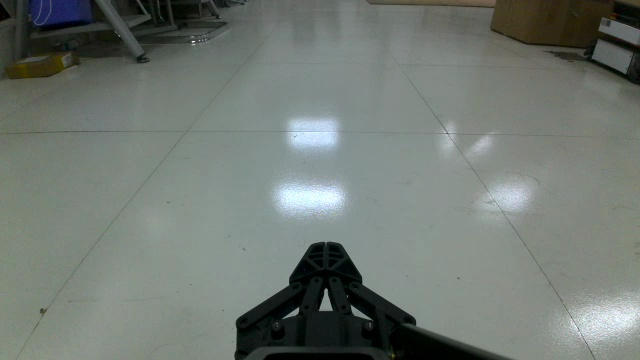
#> input picture results/patrol/loop_24_1.jpg, 640 x 360 px
$ python demo_calibration_photos.py
#> lines starting #> are read from the running program, lines starting #| are printed output that depends on the picture
#!/usr/bin/env python3
"""拍照标定过程演示（回放真机 9 张 pilot，或 --synthetic 用合成点）。

过程：逐张显示照片 → 十字准星移到物体底部接触点 → “拍照” → 记录距离 →
右侧累计样本并实时拟合 Z=a/(v-y_h) → 最后给出 A/B/C 对比。

输出 results/calibration_demo/：
  photo_calibration_demo.gif   逐张过程动画
  photo_calibration_demo.mp4   同样内容的视频（若 OpenCV 编码可用）
  photo_calibration_demo.json  演示数据源/参数

用法:
  ai312/bin/python scripts/demo_calibration_photos.py            # 真机 9 张 pilot 回放
  ai312/bin/python scripts/demo_calibration_photos.py --synthetic # 纯合成演示
  ai312/bin/python scripts/demo_calibration_photos.py --open      # 生成后打开 GIF
"""
import argparse
import csv
import io
import json
import math
import os
import subprocess

import numpy as np
from PIL import Image
import matplotlib
matplotlib.use("Agg")
import matplotlib.pyplot as plt
from matplotlib import font_manager
from matplotlib.patches import Rectangle

ROOT = os.path.dirname(os.path.dirname(os.path.abspath(__file__)))
FONT = "/System/Library/Fonts/Hiragino Sans GB.ttc"
plt.rcParams["font.family"] = "Hiragino Sans GB"
plt.rcParams["axes.unicode_minus"] = False


def fp(size):
    return font_manager.FontProperties(fname=FONT, size=size)


def fit_row(v, z, h):
    best = None
    for yh in np.arange(-3.0 * h, 2.0 * h, 1.0):
        den = v - yh
        if np.any(np.abs(den) < 1e-6):
            continue
        r = 1.0 / den
        a = float((z * r).sum() / (r * r).sum())
        if a <= 0:
            continue
        rmse = float(np.sqrt(np.mean((a * r - z) ** 2)))
        if best is None or rmse < best[0]:
            best = (rmse, a, float(yh))
    return (best[1], best[2]) if best else (None, None)


def absrel(z, gt):
    z, gt = np.asarray(z, float), np.asarray(gt, float)
    ok = (z > 0) & np.isfinite(z)
    return float(np.mean(np.abs(z[ok] - gt[ok]) / gt[ok])) if ok.any() else None


def load_points(args):
    if not args.synthetic:
        csv_path = os.path.join(ROOT, "data", "ep_ranging", "measurements.csv")
        img_dir = os.path.join(ROOT, "data", "ep_ranging", "images")
        rows = []
        if os.path.exists(csv_path):
            for r in csv.DictReader(open(csv_path, encoding="utf-8")):
                try:
                    u, v = float(r["u_px"]), float(r["v_px"])
                    z = float(r["distance_m"])
                except (KeyError, ValueError):
                    continue
                p = os.path.join(img_dir, r["file"])
                if z > 0 and os.path.exists(p):
                    rows.append({"img": p, "u": u, "v": v, "z": z,
                                 "object": r.get("object", ""), "file": r["file"]})
        if rows:
            rows.sort(key=lambda x: x["file"])
            if not args.all:
                rows = rows[:9]  # 默认只用固定姿态的正式 9 张
            rows.sort(key=lambda x: (round(x["z"], 2), x["object"]))
            return rows, "real", f"真机 {len(rows)} 张 pilot 回放"

    # 合成：用一张 EP 实拍当背景，按地面模型生成 12 个点
    bg = os.path.join(ROOT, "results", "patrol", "loop_24_1.jpg")
    rng = np.random.default_rng(11)
    rows = []
    for k, z0 in enumerate([0.6, 1.2, 1.8, 2.4]):
        for j in range(3):
            z = z0 * (1 + rng.normal(0, 0.01))
            v = -12 + 90.0 / z + rng.normal(0, 1.2)
            u = 320 + rng.normal(0, 25)
            rows.append({"img": bg, "u": u, "v": v, "z": z,
                         "object": ["水瓶", "盒子", "收纳包"][j], "file": "synthetic"})
    rows.sort(key=lambda x: (round(x["z"], 2), x["object"]))
    return rows, "synthetic", "合成演示（不是真机结果）"


def render_frame(row, idx, total, samples, clicked, cross, source_label, final=False, flash=False):
    fig = plt.figure(figsize=(16, 9), facecolor="#0f141b")
    ax = fig.add_axes([0.015, 0.09, 0.58, 0.82]); ax.set_facecolor("#0f141b")
    img = np.asarray(Image.open(row["img"]).convert("RGB"))
    h, w = img.shape[:2]
    ax.imshow(img); ax.set_xlim(0, w); ax.set_ylim(h, 0); ax.axis("off")
    if flash:
        ax.add_patch(Rectangle((0, 0), w, h, facecolor="white", alpha=0.35))
        ax.text(w / 2, h / 2, f"拍照 · 记录真实距离 {row['z']:.2f}m", ha="center", va="center",
                color="#111", fontproperties=fp(22),
                bbox={"facecolor": "white", "edgecolor": "none", "pad": 8, "alpha": 0.9})

    # 照片标题 + 提示
    ax.text(10, 24, f"第 {idx+1}/{total} 张 · {row['object']} · 真实距离 {row['z']:.2f}m",
            color="white", fontproperties=fp(17),
            bbox={"facecolor": (0, 0, 0, 0.65), "edgecolor": "none", "pad": 4})
    tip = ("标定完成：已记录全部样本" if final else
           "已记录接触点" if clicked else "点击物体最底部与地面接触的那一点")
    ax.text(10, h - 12, tip,
            color="#66d9ff" if not clicked else "#00e0a4", fontproperties=fp(14),
            bbox={"facecolor": (0, 0, 0, 0.6), "edgecolor": "none", "pad": 3})

    # 十字准星 / 点击点
    if cross is not None:
        cx, cy = cross
        ax.plot([cx], [cy], marker="+", markersize=28, markeredgewidth=2,
                color="#ffd166")
    if clicked:
        ax.scatter([row["u"]], [row["v"]], s=130, facecolors="none",
                   edgecolors="#ff5c5c", linewidths=2.5)
        ax.annotate(f"({row['u']:.0f},{row['v']:.0f})", (row["u"], row["v"]),
                    xytext=(12, 18), textcoords="offset points",
                    color="#ff5c5c", fontproperties=fp(12),
                    bbox={"facecolor": (0, 0, 0, 0.55), "edgecolor": "none", "pad": 2})

    # 右侧：累计样本 + 拟合
    ax2 = fig.add_axes([0.63, 0.13, 0.35, 0.75]); ax2.set_facecolor("#0f141b")
    if samples:
        vs = np.array([p["v"] for p in samples]); zs = np.array([p["z"] for p in samples])
        ax2.scatter(vs, zs, s=45, c="#66d9ff", zorder=3, label=f"已采样 {len(samples)} 点")
        if len(samples) >= 5:
            a, yh = fit_row(vs, zs, h)
            if a:
                vv = np.linspace(5, 175, 300)
                ax2.plot(vv, a / (vv - yh), c="#00e0a4", lw=2.5,
                         label=f"B: Z={a:.1f}/(v-({yh:.1f}))")
                pred = a / (vs - yh)
                er = absrel(pred, zs)
                ax2.text(0.03, 0.06, f"累计拟合 AbsRel {er*100:.2f}%",
                         transform=ax2.transAxes, color="#00e0a4", fontproperties=fp(13))
    ax2.axvspan(0, 180, color="#ff5c5c", alpha=0.06)
    ax2.axvline(180, color="#ff5c5c", ls="--", lw=1)
    ax2.text(8, 2.9, "A 固定针孔：\nv<180 全部无定义", color="#ff6b6b",
             fontproperties=fp(11), va="top")
    ax2.set_xlim(0, 190); ax2.set_ylim(0, 3.0)
    ax2.set_xlabel("接触点行号 v (px)", color="#ddd", fontproperties=fp(12))
    ax2.set_ylabel("真实距离 Z (m)", color="#ddd", fontproperties=fp(12))
    ax2.tick_params(colors="#aaa"); ax2.grid(alpha=0.15)
    if samples:
        ax2.legend(prop=fp(11), facecolor="#1b2028", labelcolor="white", loc="upper right")
    ax2.set_title("标定过程：采样 → 拟合", color="white", fontproperties=fp(16))


    title = (f"标定完成 · 真机 held-out B 3.04% / C 3.21% · {source_label}"
             if final else f"拍照标定过程演示 · {source_label} · 回放，不是新采集")
    fig.suptitle(title, color="#ffb347", fontproperties=fp(19), y=0.975)
    fig.text(0.5, 0.02, "演示用途；真机标定结果见 results/ep_ranging_eval.md",
             ha="center", color="#ffb347", fontproperties=fp(11))
    buf = io.BytesIO()
    fig.savefig(buf, format="png", dpi=100, facecolor=fig.get_facecolor(), bbox_inches="tight")
    plt.close(fig)
    buf.seek(0)
    return Image.open(buf).convert("RGB")


def main():
    ap = argparse.ArgumentParser()
    ap.add_argument("--out", default=os.path.join(ROOT, "results", "calibration_demo"))
    ap.add_argument("--synthetic", action="store_true")
    ap.add_argument("--open", action="store_true")
    ap.add_argument("--all", action="store_true", help="使用 CSV 里全部照片（默认只用正式 9 张）")
    args = ap.parse_args()
    os.makedirs(args.out, exist_ok=True)
    rows, source, label = load_points(args)
    if not rows:
        raise SystemExit("没有可用照片/点；先采 9 张或加 --synthetic")

    frames, durs = [], []
    samples = []
    total = len(rows)
    for i, row in enumerate(rows):
        h = Image.open(row["img"]).height
#> h = 360
        # 准星从画面上部移到底部接触点
        for t in (0.0, 0.45, 0.8):
            cx = row["u"]
            cy = (h * 0.45) * (1 - t) + row["v"] * t
#> cy = 162
            frames.append(render_frame(row, i, total, samples, False, (cx, cy), label))
#> in render_frame, img is the input picture: shape (360, 640, 3); mean R, G, B 112.7, 120.5, 114.5
#> in render_frame, `fig.savefig(buf, format="png", dpi=100, facecolor=fig.get_facecolor(),..`:
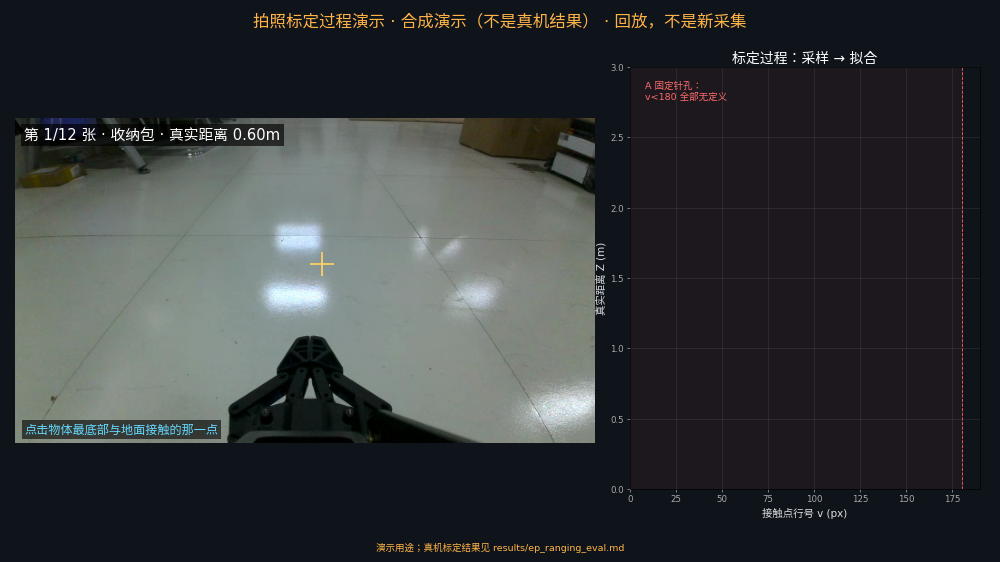
#> figure drawn by matplotlib, 2 panels
#> in render_frame, `return Image.open(buf).convert("RGB")`:
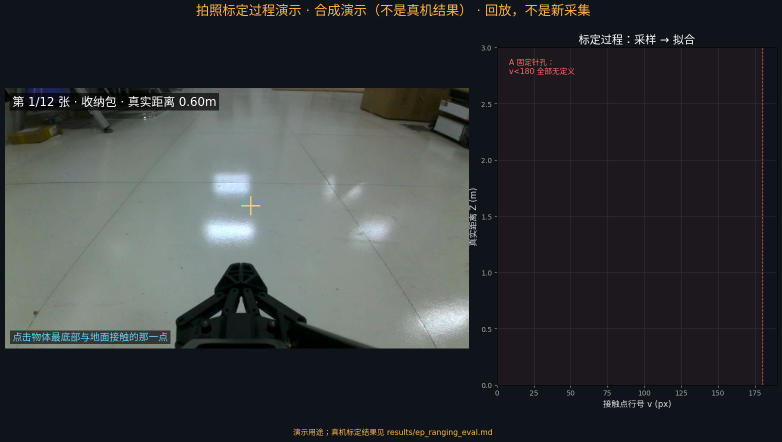
#> returned value: PIL image 1563x883 RGB (shown at 1/2 size); mean R, G, B 54.4, 57.3, 58.9
            durs.append(350)
        # 拍照闪光 + 点击
        frames.append(render_frame(row, i, total, samples, False, (row["u"], row["v"]), label))
        durs.append(300)
        frames.append(render_frame(row, i, total, samples, False, None, label, flash=True))
#> in render_frame (call 5), `fig.savefig(buf, format="png", dpi=100, facecolor=fig.get_facecolor(),..`:
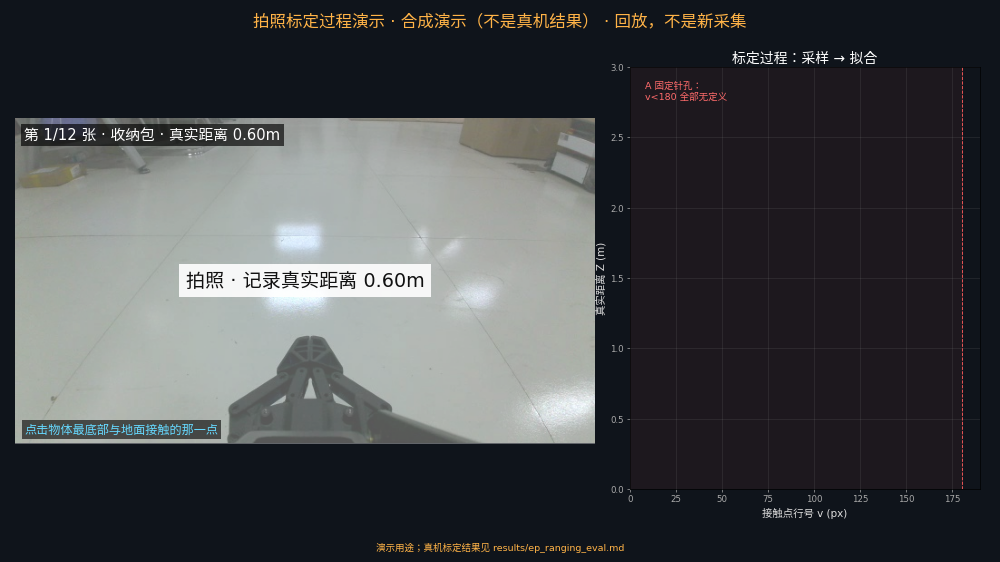
#> figure drawn by matplotlib, 2 panels
#> in render_frame (call 5), `return Image.open(buf).convert("RGB")`:
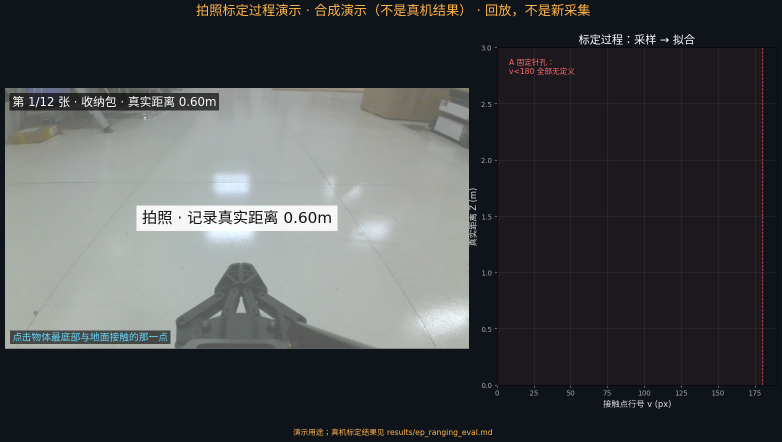
#> returned value: PIL image 1563x883 RGB (shown at 1/2 size); mean R, G, B 71.4, 73.3, 75.7
        durs.append(300)
        samples.append(row)
        frames.append(render_frame(row, i, total, samples, True, None, label))
        durs.append(650)

    # 收尾：全部样本 + 拟合
    final = render_frame(rows[-1], total - 1, total, samples, False, None, label, final=True)
    frames.append(final); durs.append(2200)

    gif = os.path.join(args.out, "photo_calibration_demo.gif")
    frames[0].save(gif, save_all=True, append_images=frames[1:], duration=durs, loop=0,
                   optimize=True)

    # 可选 mp4（OpenCV 编码）
    mp4 = os.path.join(args.out, "photo_calibration_demo.mp4")
    try:
        import cv2
        w, h = frames[0].size
        writer = cv2.VideoWriter(mp4, cv2.VideoWriter_fourcc(*"mp4v"), 2.5, (w, h))
        for im in frames:
            writer.write(cv2.cvtColor(np.asarray(im), cv2.COLOR_RGB2BGR))
        writer.release()
    except Exception:
        mp4 = None

    # 汇总
    vs = np.array([p["v"] for p in samples]); zs = np.array([p["z"] for p in samples])
    a, yh = fit_row(vs, zs, 360)
    summary = {
        "source": source, "source_label": label, "n_photos": len(samples),
        "objects": [p["object"] for p in samples],
        "distances_m": [round(float(p["z"]), 3) for p in samples],
        "points": [{"v": round(float(p["v"]), 1), "z": round(float(p["z"]), 3)} for p in samples],
        "fit": {"a": a, "y_h": yh, "note": "累计 9 点 in-sample 拟合，演示用"},
        "warning": "回放/合成演示，不是新采集；最终精度见 results/ep_ranging_eval.md",
    }
    json.dump(summary, open(os.path.join(args.out, "photo_calibration_demo.json"), "w"),
              ensure_ascii=False, indent=2)
    print(f"数据源: {label}（{len(samples)} 张）")
    print(f"拟合: a={a:.2f}, y_h={yh:.1f}（累计 in-sample，演示用）")
    print(f"输出: {gif}" + (f" / {mp4}" if mp4 else ""))
    if args.open and sys_platform() == "darwin":
        subprocess.Popen(["open", gif])


def sys_platform():
    import sys
    return sys.platform


if __name__ == "__main__":
#> (the run stopped early here; a loop or call above may not have finished)
